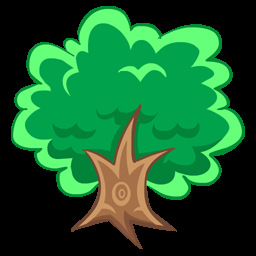
#> input picture sample.png, 256 x 256 px, given in place of sample.jpeg, which was not available
$ python pi_sender.py
#> lines starting #> are read from the running program, lines starting #| are printed output that depends on the picture; after the words box and inside, x2 and y2 are one past the last pixel; in counts of white or black regions, pixels touching at a corner belong together; pictures that were not available may be replaced by others from this repository, and a replacement may not be noted
import cv2
import numpy as np
import socket
import time
import argparse
import string
import os

def load_sample_image(file_path="/home/sonak/sample.jpeg"):
    """Load a sample image from file instead of capturing"""
#> called with file_path = '/home/sonak/sample.jpeg'
    if not os.path.exists(file_path):
        raise FileNotFoundError(f"Sample image not found at {file_path}")

    print(f"Loading sample image from {file_path}...")
    image = cv2.imread(file_path)
#> image is the input picture: shape (256, 256, 3); mean B, G, R 44.9, 93.4, 25.7
    if image is None:
        raise RuntimeError(f"Failed to load image from {file_path}")

    print("Sample image loaded successfully!")
    return image

def capture_image():
    """Capture an image from the camera"""
    print("Initializing camera...")
    cap = cv2.VideoCapture(0)
    if not cap.isOpened():
        raise RuntimeError("Failed to open camera!")

    print("Capturing image...")
    ret, frame = cap.read()
    if not ret:
        cap.release()
        raise RuntimeError("Image capture failed!")

    print("Image captured successfully!")
    cap.release()
    return frame

def create_histogram(image):
    """Create a histogram of the image"""
    # Convert to grayscale
    if len(image.shape) == 3:
        gray = cv2.cvtColor(image, cv2.COLOR_BGR2GRAY)
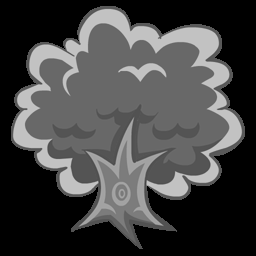
#> gray: shape (256, 256); min 0, max 198, mean 67.6
    else:
        gray = image

    # Calculate histogram
    hist = cv2.calcHist([gray], [0], None, [256], [0, 256])
#> hist = 256 values, max 29676 at index 0, min 0 at index 1, mean 256

    # Normalize histogram to create a smaller visualization
    hist_height = 50
    hist_width = 256
    hist_img = np.zeros((hist_height, hist_width), dtype=np.uint8)

    # Normalize histogram to fit in the image
    cv2.normalize(hist, hist, 0, hist_height, cv2.NORM_MINMAX)

    # Draw histogram as an image
    for i in range(hist_width):
        cv2.line(hist_img, (i, hist_height), (i, hist_height - int(hist[i])), 255)
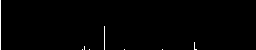
#> hist_img: shape (50, 256); 0.72% white in thin lines or dots, all inside (x1, y1, x2, y2) = (0, 0, 197, 50)

    print("Histogram created successfully")
    return hist_img

def preprocess_image(image, target_size=(720, 720)):
    """Preprocess the image to reduce size and prepare for encoding"""
#> called with target_size = (720, 720)
    # Resize to target size
    resized = cv2.resize(image, target_size)
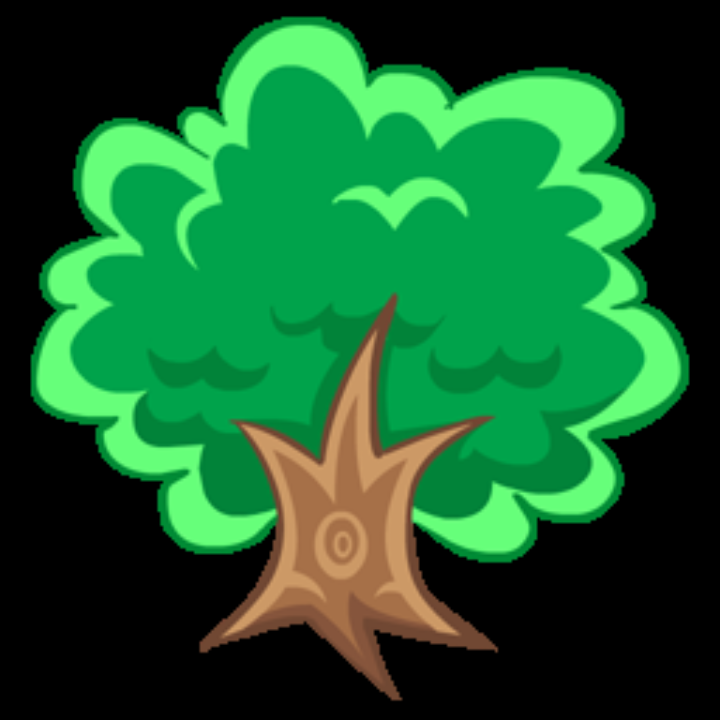
#> resized: shape (720, 720, 3); mean B, G, R 44.8, 93.3, 25.7
    print(f"Image preprocessed to {target_size[0]}x{target_size[1]} dimensions")
    return resized

def encode_pixel_to_morse(pixel):
    """
    Encode an RGB pixel to an alphanumeric character + number that can be represented in Morse code
    - R channel determines letter (A-Z)
    - G channel determines number (0-9)
    - B channel is used as a checksum
    """
    # Map R value (0-255) to letters A-Z (we use modulo to ensure it's in range)
    r_scaled = (pixel[0] % 26)
    letter = string.ascii_uppercase[r_scaled]

    # Map G value (0-255) to numbers 0-9
    g_scaled = (pixel[1] % 10)
    number = str(g_scaled)

    # Combine letter and number
    alphanumeric = letter + number

    # Convert to Morse code
    morse_map = {
        'A': '.-', 'B': '-...', 'C': '-.-.', 'D': '-..', 'E': '.', 'F': '..-.',
        'G': '--.', 'H': '....', 'I': '..', 'J': '.---', 'K': '-.-', 'L': '.-..',
        'M': '--', 'N': '-.', 'O': '---', 'P': '.--.', 'Q': '--.-', 'R': '.-.',
        'S': '...', 'T': '-', 'U': '..-', 'V': '...-', 'W': '.--', 'X': '-..-',
        'Y': '-.--', 'Z': '--..', '0': '-----', '1': '.----', '2': '..---',
        '3': '...--', '4': '....-', '5': '.....', '6': '-....', '7': '--...',
        '8': '---..', '9': '----.'
    }

    # Get Morse code for letter and number
    morse_letter = morse_map[letter]
    morse_number = morse_map[number]

    # Combine with a separator
    morse_code = morse_letter + '/' + morse_number

    return morse_code

def encode_image_to_morse(image):
    """Encode the entire image to Morse code"""
    height, width = image.shape[:2]
#> height = 720; width = 720
    morse_lines = []

    for y in range(height):
        morse_row = []
        for x in range(width):
            if len(image.shape) == 3:  # Color image
                pixel = image[y, x]
            else:  # Grayscale image (histogram)
                pixel = [image[y, x], image[y, x], 0]  # Convert grayscale to pseudo-RGB

            morse_pixel = encode_pixel_to_morse(pixel)
            morse_row.append(morse_pixel)

        # Join all pixels in a row with a pipe separator
        morse_line = '|'.join(morse_row)
        morse_lines.append(morse_line)

    # Join all rows with a custom row separator
    morse_code = '~'.join(morse_lines)

    print(f"Image encoded to Morse code: {len(morse_code)} characters")
#| Image encoded to Morse code: 5098828 characters
#| Image encoded to Morse code: 115383 characters
    return morse_code

def prepare_data_package(image_morse, hist_morse):
    """Combine image and histogram Morse codes into a single package with metadata"""
    # Format: IMAGE_DATA:{width}x{height}:{morse_code}##HIST_DATA:{width}x{height}:{morse_code}
    image_height, image_width = len(image_morse.split('~')), len(image_morse.split('~')[0].split('|'))
    hist_height, hist_width = len(hist_morse.split('~')), len(hist_morse.split('~')[0].split('|'))

    package = f"IMAGE_DATA:{image_width}x{image_height}:{image_morse}##HIST_DATA:{hist_width}x{hist_height}:{hist_morse}"
    print(f"Data package prepared: {len(package)} bytes")
    return package

def send_morse_code(morse_code, host='0.0.0.0', port=5000):
    """Send the Morse code to a client"""
    server_socket = socket.socket(socket.AF_INET, socket.SOCK_STREAM)
    server_socket.setsockopt(socket.SOL_SOCKET, socket.SO_REUSEADDR, 1)
    server_socket.bind((host, port))
    server_socket.listen(1)

    print(f"Server started on {host}:{port}")
    print("Waiting for client connection...")

    client_socket, client_address = server_socket.accept()
    print(f"Connected to client: {client_address}")

    # Send the size of the data first
    data_size = len(morse_code)
    data_size_bytes = data_size.to_bytes(8, byteorder='big')
    client_socket.sendall(data_size_bytes)

    # Send the Morse code in chunks
    morse_bytes = morse_code.encode('utf-8')
    total_sent = 0
    chunk_size = 1024

    while total_sent < data_size:
        chunk = morse_bytes[total_sent:total_sent + chunk_size]
        sent = client_socket.send(chunk)
        if sent == 0:
            raise RuntimeError("Socket connection broken")

        total_sent += sent
        print(f"Sent {total_sent}/{data_size} bytes ({total_sent/data_size*100:.2f}%)")

    print("Data transmission complete")
    client_socket.close()
    server_socket.close()
    print("Image sender completed successfully")

def main():
    parser = argparse.ArgumentParser(description="Capture and send an image as Morse code")
    parser.add_argument('-p', '--port', type=int, default=5000, help='Port to listen on')
    parser.add_argument('-s', '--save', action='store_true', help='Save the original and processed images')
    parser.add_argument('-f', '--file', default="/home/sonak/sample.jpeg", help='Path to sample image file')
    parser.add_argument('-c', '--camera', action='store_true', help='Use camera instead of sample image')
    args = parser.parse_args()

    try:
        # Load or capture image
        if args.camera:
            image = capture_image()
        else:
            image = load_sample_image(args.file)

        # Save original image if requested
        if args.save:
            cv2.imwrite('original_image.jpg', image)
            print("Saved original image as 'original_image.jpg'")

        # Create histogram
        histogram = create_histogram(image)

        # Save histogram if requested
        if args.save:
            cv2.imwrite('histogram.jpg', histogram)
            print("Saved histogram as 'histogram.jpg'")

        # Preprocess images
        processed_image = preprocess_image(image)
        processed_hist = preprocess_image(histogram, target_size=(256, 50))

        # Save processed images if requested
        if args.save:
            cv2.imwrite('processed_image.jpg', processed_image)
            print("Saved processed image as 'processed_image.jpg'")
            cv2.imwrite('processed_histogram.jpg', processed_hist)
            print("Saved processed histogram as 'processed_histogram.jpg'")

        # Encode images to Morse code
        image_morse = encode_image_to_morse(processed_image)
        hist_morse = encode_image_to_morse(processed_hist)

        # Prepare data package
        data_package = prepare_data_package(image_morse, hist_morse)

        # Send Morse code
        send_morse_code(data_package, port=args.port)

    except Exception as e:
        print(f"ERROR - {str(e)}")
        import traceback
        traceback.print_exc()

if __name__ == "__main__":
    main()

$ run again, with received_histogram_1745660869.jpg saved as sample.png
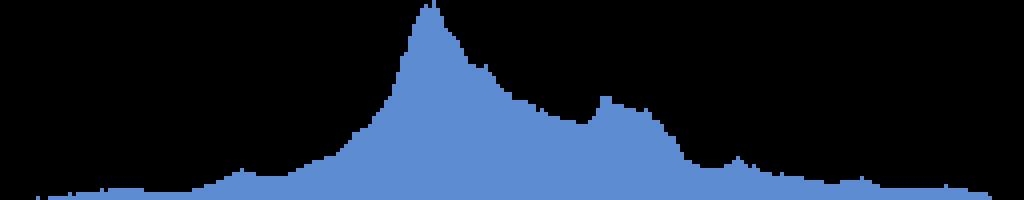
#> input picture received_histogram_1745660869.jpg, 1024 x 200 px, given in place of sample.jpeg, which was not available
#> in load_sample_image, image is the input picture: shape (200, 1024, 3); mean B, G, R 50.1, 33.4, 22.3
#> hist = 256 values, max 148227 at index 0, min 0 at index 18, mean 800
#> after the loop in create_histogram, `for i in range(hist_width):`:
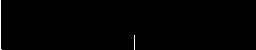
#> hist_img: shape (50, 256); 0.52% white in thin lines or dots, all inside (x1, y1, x2, y2) = (0, 0, 135, 50)
#> in preprocess_image, `resized = cv2.resize(image, target_size)`:
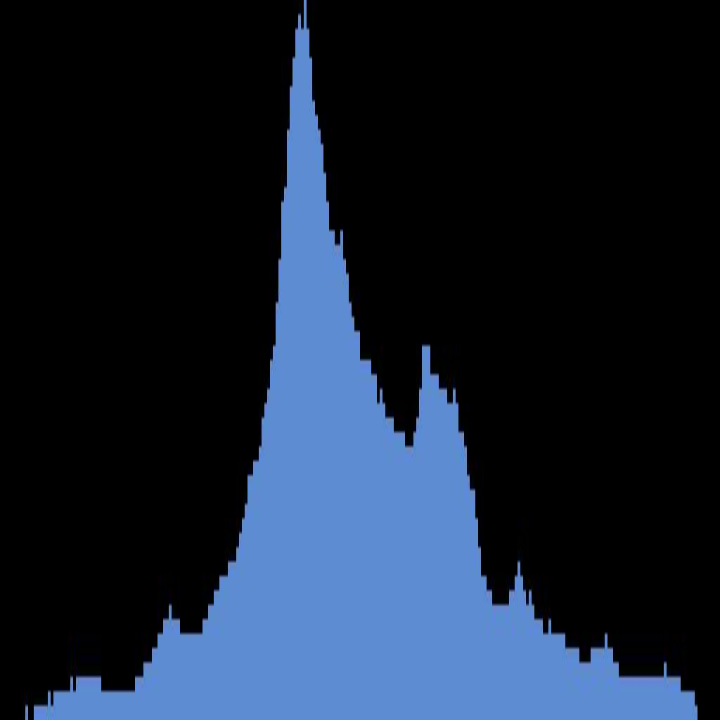
#> resized: shape (720, 720, 3); mean B, G, R 50.1, 33.3, 22.3
#| Image encoded to Morse code: 4914101 characters
#| Image encoded to Morse code: 115331 characters

$ run again, with received_histogram_1745663413.jpg saved as sample.png
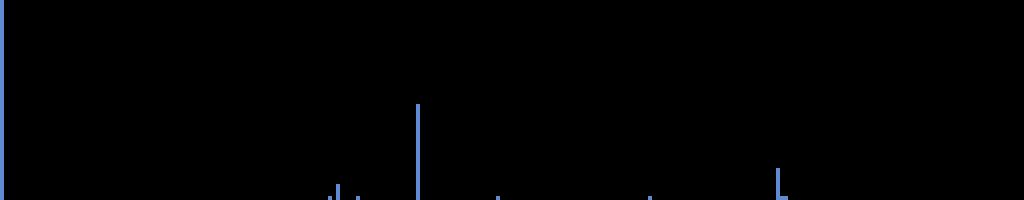
#> input picture received_histogram_1745663413.jpg, 1024 x 200 px, given in place of sample.jpeg, which was not available
#> in load_sample_image, image is the input picture: shape (200, 1024, 3); mean B, G, R 1.6, 1, 0.7
#> hist = 256 values, max 199464 at index 0, min 0 at index 11, mean 800
#> in preprocess_image, `resized = cv2.resize(image, target_size)`:
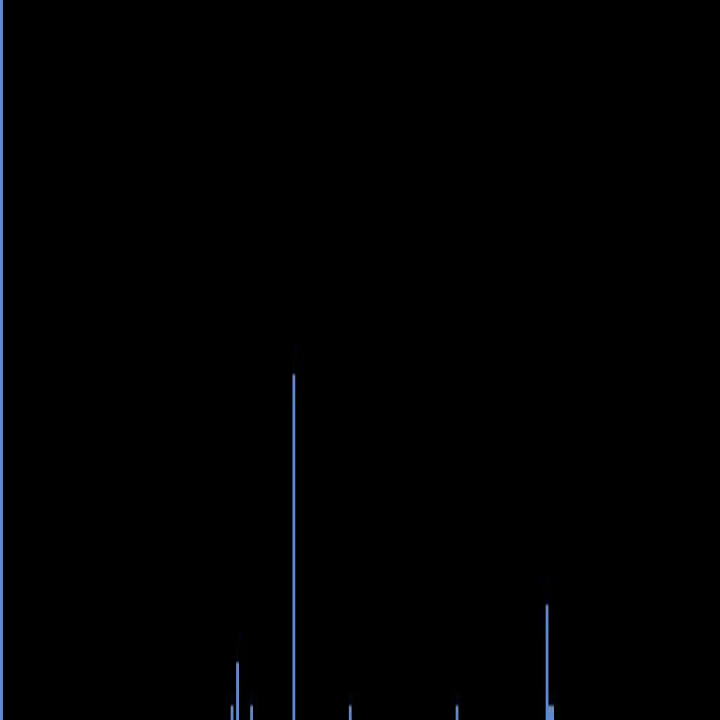
#> resized: shape (720, 720, 3); mean B, G, R 1.6, 1, 0.8
#| Image encoded to Morse code: 4680685 characters
#| Image encoded to Morse code: 115297 characters
